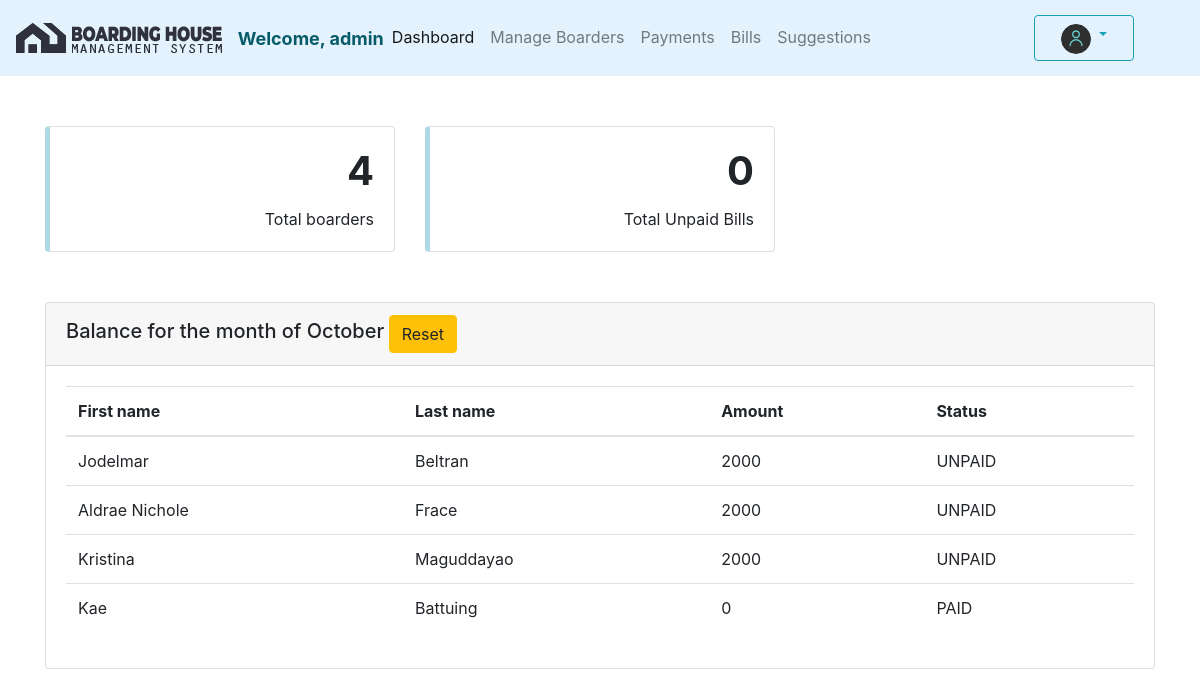
/Admin/dashboard.php (signed in), run on the app's committed database.
### tables this page shows
CREATE TABLE `boarders` (
  `boarder_id` int(11) NOT NULL,
  `first_name` varchar(50) NOT NULL,
  `last_name` varchar(50) NOT NULL,
  `sex` varchar(10) NOT NULL,
  `birthdate` varchar(255) NOT NULL,
  `year` varchar(255) NOT NULL,
  `contact_number` varchar(11) NOT NULL,
  `contact_person` varchar(255) NOT NULL,
  `permanent_add` varchar(255) NOT NULL,
  `email_add` varchar(255) NOT NULL,
  `username` varchar(50) NOT NULL,
  `password` varchar(50) NOT NULL,
  `imgname` varchar(255) NOT NULL,
  `imgsrc` varchar(255) NOT NULL
);

CREATE TABLE `balance` (
  `id` int(11) NOT NULL,
  `boarder_id` int(11) NOT NULL,
  `amount` int(11) NOT NULL,
  `status` varchar(255) NOT NULL
);

### Admin/dashboard.php (the view, shortened to what this page needs)
<?php
    include("../config.php");
    $user_check=$_SESSION['access'];
    $sql="SELECT * FROM admin WHERE username='$user_check'";
    $stmt=$conn->query($sql);
    $row=$stmt->fetch(PDO::FETCH_ASSOC);
    $login_user=$row['username'];
?>
<!DOCTYPE html>
<html lang="en">
<head>
    <link rel="stylesheet" href="../bootstrap/css/bootstrap.css">
    <link rel="stylesheet" href="../fontawesome/css/all.css">
</head>
<body>
    <nav class="navbar navbar-expand-lg navbar-light" style="background-color: #e3f2fd;">
        <a class="navbar-brand" href="#">
            <img src="../Assets/logo/main-logo.png" class="d-inline-block align-top" alt="">
            <img src="../Assets/logo/main-logo-text.png" class="d-inline-block align-top" alt="">
        </a>
        <div class="collapse navbar-collapse" id="navbarSupportedContent">
            <ul class="navbar-nav mr-auto">
                <li class="nav-item">
					<span class="navbar-text" style="font-weight: bold; color:#075b68; font-size: 18px;">Welcome, <?php echo $login_user ?></span>
				</li>
                <li class="nav-item active">
                    <a class="nav-link" href="dashboard.php">Dashboard</a>
                </li>
                <li class="nav-item">
                    <a class="nav-link" href="manageBoarders.php">Manage Boarders</a>
                </li>
                 <li class="nav-item">
                    <a class="nav-link" href="payments.php">Payments</a>
                </li>
                 <li class="nav-item">
                    <a class="nav-link" href="bills.php">Bills</a>
                </li>
                <?php
                    $sql="SELECT * FROM suggestions WHERE status='unread'";
                    $stmt=$conn->query($sql);
                    $num=$stmt->rowCount();
                ?>
                <li class="nav-item">
                    <a class="nav-link" href="suggestions.php">Suggestions <?php if($num>0) echo "<span class='badge badge-danger'>$num</span>" ?></a>
                </li>
            </ul>
            <div class="dropdown" style="padding-right: 50px">
                <button type="button" class="btn btn-outline-info dropdown-toggle" data-toggle="dropdown" aria-haspopup="true" aria-expanded="false" style="width: 100px">
                    <span class="navbar-text" style="font-size: 15px; padding:0">
                    <img src="../Assets/logo/user.png" width="30" height="30" class="d-inline-block align-top" alt="" style="border-radius: 50%">
                    </span>
                </button>
			</div>
        </div>
    </nav>
    <div class="container" style="margin-top: 50px;">
        <div class="row">
            <div class="col-sm-4">
                <div class="card" style="border-left: 5px solid lightblue;">
                    <div class="card-body text-right">
                        <h1 class="card-title"><b>
                            <?php
                                $sql="SELECT COUNT(*) FROM boarders";
                                $stmt = $conn->prepare($sql);
                                $stmt -> execute();
                                $count=$stmt->fetchColumn();
                                echo $count;
                            ?>
                        </b></h1>
                        <p class="card-text">Total boarders</p>
                    </div>
                </div>
            </div>
            <div class="col-sm-4">
                <div class="card" style="border-left: 5px solid lightblue;">
                <div class="card-body text-right">
                    <h1 class="card-title"><b>
                        <?php
                            $sql="SELECT SUM(amount) FROM bills WHERE status='Pending'";
                            $stmt = $conn->prepare($sql);
                            $stmt -> execute();
                            $count=$stmt->fetchColumn();
                            if($count>0){
                                echo $count;
                            }
                            else{
                                echo '0';
                            }
                        ?>
                    </b></h1>
                    <p class="card-text">Total Unpaid Bills</p>
                </div>
                </div>
            </div>
        </div>
        <div class="card" style="margin-top: 50px">
            <div class="card-header">
                <h5 class="d-inline">Balance for the month of  <?php echo date('F') ?></h5>
                <span><button class='btn btn-warning' data-toggle='modal' data-target='#resetAmount'>Reset</button></span>
            </div>
            <div class="card-body">
                <table class="table table-hover">
                    <thead>
                        <tr>
                            <th>First name</th>
                            <th>Last name</th>
                            <th>Amount</th>
                            <th>Status</th>
                        </tr>
                    </thead>
                    <tbody>
                        <?php
                            $sql="SELECT * FROM balance";
                            $stmt=$conn->query($sql);
                            while($row=$stmt->fetch(PDO::FETCH_ASSOC)){
                                $id=$row['boarder_id'];
                                $q="SELECT first_name, last_name FROM boarders WHERE boarder_id=$id";
                                $stmt1=$conn->query($q);
                                while($data=$stmt1->fetch(PDO::FETCH_ASSOC)){
                        ?>
                        <tr>
                            <td><?php echo $data['first_name']; ?></td>
                            <td><?php echo $data['last_name']; ?></td>
                            <?php } ?>
                            <td><?php echo $row['amount']; ?></td>
                            <td><?php echo $row['status']; ?></td>
                        </tr>
                        <?php } ?>
                    </tbody>
                </table>
            </div>
        </div>
    </div>
</body>
</html>

### data on the page
balance: amount "2000", status "UNPAID"
boarders: first_name "Jodelmar", last_name "Beltran"
balance: amount "2000", status "UNPAID"
boarders: first_name "Aldrae Nichole", last_name "Frace"
balance: amount "2000", status "UNPAID"
boarders: first_name "Kristina", last_name "Maguddayao"
balance: amount "0", status "PAID"
boarders: first_name "Kae", last_name "Battuing"

### other printed values
$login_user "admin"
$count "4"
